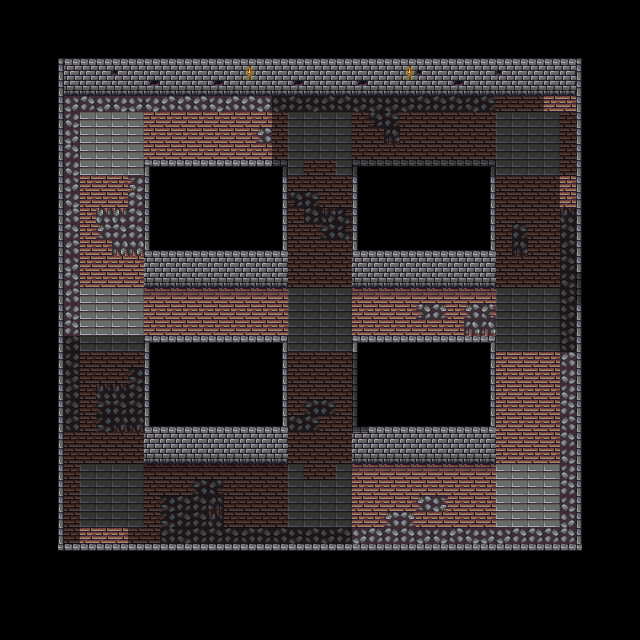

Tiled map render using the project's own tile images. Description and the map definition, with tile-layer contents summarised, below:
An orthogonal 40x40 tile map with 16x16 px tiles, 10 tile layers (Ground, PhaseWalls, Walls, BottomWalls, ...), 3 tilesets and 14 objects (02_Door_Top).

<map version="1.10" tiledversion="1.11.2" orientation="orthogonal" renderorder="right-down" width="40" height="40" tilewidth="16" tileheight="16" infinite="0" nextlayerid="14" nextobjectid="17">
 <properties>
  <property name="unity:SortingLayer" value="Walls" />
  <property name="unity:SortingOrder" value="10" />
  <property name="unity:layer" value="IgnoreProjectile" />
 </properties>
 <tileset firstgid="1" source="../../Tilesets/SpriteSheetGeneral.tsx" />
 <tileset firstgid="109" source="../../Tilesets/NewWalls.tsx" />
 <tileset firstgid="117" source="../../Tilesets/Doors.tsx" />
 <layer id="1" name="Ground" width="40" height="40">
  <properties>
   <property name="unity:SortingLayer" value="Ground" />
  </properties>
  <data>[1600 cells, 928 non-empty, 10 distinct tile ids]</data>
 </layer>
 <layer id="11" name="PhaseWalls" width="40" height="40">
  <properties>
   <property name="unity:SortingLayer" value="Walls" />
   <property name="unity:layer" value="IgnoreProjectile" />
  </properties>
  <data>[1600 cells, 72 non-empty, 4 distinct tile ids]</data>
 </layer>
 <layer id="2" name="Walls" width="40" height="40">
  <properties>
   <property name="unity:SortingLayer" value="Walls" />
   <property name="unity:layer" value="Wall" />
  </properties>
  <data>[1600 cells, 600 non-empty, 13 distinct tile ids]</data>
 </layer>
 <layer id="3" name="BottomWalls" width="40" height="40">
  <properties>
   <property name="unity:SortingLayer" value="Entities" />
   <property name="unity:SortingOrder" type="int" value="100" />
   <property name="unity:layer" value="IgnorePlayer" />
  </properties>
  <data>[1600 cells, 72 non-empty, 3 distinct tile ids]</data>
 </layer>
 <layer id="4" name="WestExit" width="40" height="40">
  <properties>
   <property name="unity:SortingLayer" value="Entities" />
   <property name="unity:SortingOrder" type="int" value="101" />
   <property name="unity:layer" value="Wall" />
  </properties>
  <data>[1600 cells, 19 non-empty, 2 distinct tile ids]</data>
 </layer>
 <layer id="5" name="EastExit" width="40" height="40">
  <properties>
   <property name="unity:SortingLayer" value="Entities" />
   <property name="unity:SortingOrder" type="int" value="101" />
   <property name="unity:layer" value="Wall" />
  </properties>
  <data>[1600 cells, 18 non-empty, 2 distinct tile ids]</data>
 </layer>
 <layer id="6" name="SouthExit" width="40" height="40">
  <properties>
   <property name="unity:SortingLayer" value="Entities" />
   <property name="unity:SortingOrder" type="int" value="100" />
   <property name="unity:layer" value="Wall" />
  </properties>
  <data>[1600 cells, 22 non-empty, 3 distinct tile ids]</data>
 </layer>
 <layer id="7" name="NorthExit" width="40" height="40">
  <properties>
   <property name="unity:SortingLayer" value="Walls" />
   <property name="unity:SortingOrder" type="int" value="10" />
   <property name="unity:layer" value="Wall" />
  </properties>
  <data>[1600 cells, 14 non-empty, 5 distinct tile ids]</data>
 </layer>
 <layer id="12" name="NorthPhaseWall" width="40" height="40">
  <properties>
   <property name="unity:SortingLayer" value="Walls" />
   <property name="unity:SortingOrder" value="10" />
   <property name="unity:layer" value="IgnoreProjectile" />
  </properties>
  <data>[1600 cells, 2 non-empty, 2 distinct tile ids]</data>
 </layer>
 <layer id="8" name="EntryCollider" width="40" height="40" opacity="0.5">
  <properties>
   <property name="unity:IsTrigger" type="bool" value="true" />
   <property name="unity:ignore" value="Visual" />
   <property name="unity:layer" value="ZoneCollider" />
  </properties>
  <data>[1600 cells, 352 non-empty, 1 distinct tile ids]</data>
 </layer>
 <objectgroup id="9" name="Doors">
  <object id="3" template="../../Templates/02_Door_Side.tx" x="576" y="208" />
  <object id="4" template="../../Templates/02_Door_Side.tx" x="48" y="464">
   <properties>
    <property name="SetDirection" value="West" />
   </properties>
  </object>
  <object id="5" template="../../Templates/02_Door_Top.tx" type="02_Door_Top" x="64" y="576" />
  <object id="6" template="../../Templates/02_Door_Side.tx" x="544" y="96" />
  <object id="7" template="../../Templates/Spawner.tx" x="304" y="512">
   <properties>
    <property name="SetEnemy" value="Hog" />
   </properties>
  </object>
  <object id="8" template="../../Templates/Spawner.tx" x="96" y="320">
   <properties>
    <property name="SetEnemy" value="Hog" />
   </properties>
  </object>
  <object id="9" template="../../Templates/Spawner.tx" x="320" y="144">
   <properties>
    <property name="SetEnemy" value="Hog" />
   </properties>
  </object>
  <object id="10" template="../../Templates/Spawner.tx" x="528" y="336">
   <properties>
    <property name="SetEnemy" value="Hog" />
   </properties>
  </object>
  <object id="11" template="../../Templates/Spawner.tx" x="400" y="320">
   <properties>
    <property name="SetEnemy" value="GoblinMelee" />
   </properties>
  </object>
  <object id="12" template="../../Templates/Spawner.tx" x="208" y="320">
   <properties>
    <property name="SetEnemy" value="GoblinMelee" />
   </properties>
  </object>
  <object id="13" template="../../Templates/Spawner.tx" x="288" y="320" />
  <object id="14" template="../../Templates/Spawner.tx" x="336" y="320" />
  <object id="15" template="../../Templates/Spawner.tx" x="304" y="208" />
  <object id="16" template="../../Templates/Spawner.tx" x="304" y="400" />
 </objectgroup>
</map>
